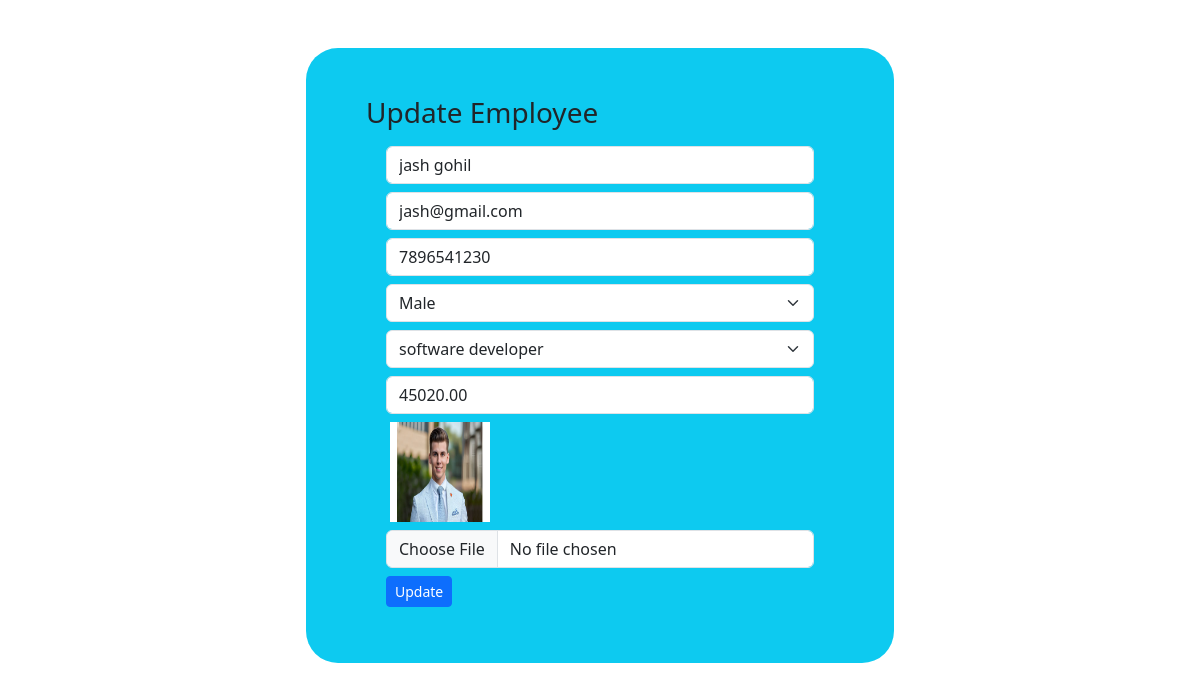
Screenshot of /update/1 with the database file from the repository.
### app1/models.py (models this page shows)
class Employee(models.Model):
    gen = (
        ('male','male'),
        ('female','female'),
    )
    name = models.CharField(max_length=50)
    email = models.EmailField(unique=True)
    contact = models.BigIntegerField()
    gender = models.CharField(max_length=50,choices=gen)
    department = models.ForeignKey(Departments,on_delete=models.CASCADE)
    salary = models.DecimalField(max_digits=8, decimal_places=2)
    image = models.ImageField(upload_to="images")

class Departments(models.Model):
    name = models.CharField(max_length=50)
    def __str__(self):
        return self.name

### app1/views.py (the view, shortened to what this page needs)
# urls.py: path('update/<int:eid>',views.emp_updt,name="emp_updt"),
def emp_updt(request,eid):
    data = Employee.objects.get(id=eid)
    dpts = Departments.objects.all()
    return render(request,"update.html",{'employee':data,'dpts':dpts})

### templates/update.html (shortened to what this page needs)
<!DOCTYPE html>
<html lang="en">
<head>
    <link href="https://cdn.jsdelivr.net/npm/bootstrap@5.3.3/dist/css/bootstrap.min.css" rel="stylesheet"
>
</head>
<body>
    <div class="container-fluid">
        <div class="row bg-info py-5 px-5 mx-auto my-5 rounded-5" style="width: 50%;">
            <h3>Update Employee</h3>
            <form action="" method="post" enctype="multipart/form-data">
                <div class="row m-2">
                    <div class="col">
                        <input type="text" class="form-control" value="{{employee.name}}" placeholder="Name"  name="name" required>
                    </div>
                </div>
                <div class="row m-2">
                    <div class="col">
                        <input type="email" class="form-control" value="{{employee.email}}" placeholder="Email" aria-label="Email" name="email" required>
                    </div>
                </div>
                <div class="row m-2">
                    <div class="col">
                        <input type="tel" class="form-control" value="{{employee.contact}}" placeholder="Contact" aria-label="Contact" name="contact" required>
                    </div>
                </div>
                <div class="row m-2">
                    <div class="col">
                        <select class="form-select" aria-label="Default select example" name="gender" >
                          <option {% if employee.gender == "male" %}selected{% endif %} value="male">Male</option>
                          </select>
                    </div>
                </div>
                <div class="row m-2">
                    <div class="col">
                    <select class="form-select" aria-label="Default select example" name="department" required>
                    {% for dpt in dpts %}
                        <option {% if employee.department == dpt  %}selected{% endif %} value="{{ dpt }}">{{ dpt }}</option>
                    {% endfor %}
                    </select>
                    </div>
                </div>
                <div class="row m-2">
                    <div class="col">
                        <input type="number" class="form-control" value="{{employee.salary}}" placeholder="Salary" aria-label="Salary" name="salary" required>
                    </div>
                </div>
                {% if employee.image %}
                <img src="{{employee.image.url}}" alt="" height="100px" width ="100px" class="ms-4">
                <div class="row m-2">
                    <div class="col">
                        <input type="file" class="form-control" name ="image" required>
                    </div>
                </div>
                {% endif %}
                <div class="row m-2">
                    <div class="col">
                        <input type="submit" value="Update" class="btn btn-primary btn-sm">
                    </div>
                </div>
            </form>
        </div>
    </div>
</body>
</html>

### rows the page displays
Employee: name "jash gohil", email "jash@gmail.com", contact "7896541230", gender "Male", department "software developer", salary "45020.00", image (picture)
